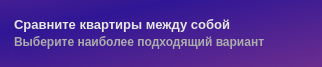
     <widget class="QFrame" name="apartment_comparison">
      <property name="geometry">
       <rect>
        <x>19</x>
        <y>450</y>
        <width>322</width>
        <height>67</height>
       </rect>
      </property>
      <property name="minimumSize">
       <size>
        <width>310</width>
        <height>67</height>
       </size>
      </property>
      <property name="maximumSize">
       <size>
        <width>335</width>
        <height>67</height>
       </size>
      </property>
      <property name="sizeIncrement">
       <size>
        <width>335</width>
        <height>67</height>
       </size>
      </property>
      <property name="baseSize">
       <size>
        <width>335</width>
        <height>57</height>
       </size>
      </property>
      <property name="styleSheet">
       <string notr="true">background-color: qlineargradient(spread:reflect, x1:0.256, y1:0.25, x2:0.966, y2:1, stop:0 rgba(47, 22, 148, 255), stop:1 rgba(106, 45, 143, 255));
border: none;
border-radius: 21px;</string>
      </property>
      <property name="frameShape">
       <enum>QFrame::StyledPanel</enum>
      </property>
      <property name="frameShadow">
       <enum>QFrame::Raised</enum>
      </property>
      <widget class="QPushButton" name="pushButton_2">
       <property name="geometry">
        <rect>
         <x>0</x>
         <y>0</y>
         <width>321</width>
         <height>67</height>
        </rect>
       </property>
       <property name="minimumSize">
        <size>
         <width>310</width>
         <height>67</height>
        </size>
       </property>
       <property name="maximumSize">
        <size>
         <width>321</width>
         <height>67</height>
        </size>
       </property>
       <property name="styleSheet">
        <string notr="true">QPushButton {
background-color: rgba(255, 255, 255, 0);
}

QPushButton:pressed {
background-color:rgba(255, 255, 255, 25)
}</string>
       </property>
       <property name="text">
        <string/>
       </property>
      </widget>
      <widget class="QWidget" name="layoutWidget_36">
       <property name="geometry">
        <rect>
         <x>14</x>
         <y>0</y>
         <width>305</width>
         <height>69</height>
        </rect>
       </property>
       <layout class="QHBoxLayout" name="horizontalLayout_6">
        <property name="spacing">
         <number>0</number>
        </property>
        <property name="leftMargin">
         <number>0</number>
        </property>
        <property name="topMargin">
         <number>12</number>
        </property>
        <property name="rightMargin">
         <number>7</number>
        </property>
        <property name="bottomMargin">
         <number>0</number>
        </property>
        <item>
         <layout class="QVBoxLayout" name="verticalLayout_9">
          <property name="spacing">
           <number>0</number>
          </property>
          <property name="leftMargin">
           <number>0</number>
          </property>
          <property name="topMargin">
           <number>4</number>
          </property>
          <property name="bottomMargin">
           <number>18</number>
          </property>
          <item>
           <widget class="QLabel" name="label_10">
            <property name="styleSheet">
             <string notr="true">background-color: rgba(255, 255, 255, 0);</string>
            </property>
            <property name="text">
             <string>&lt;html&gt;&lt;head/&gt;&lt;body&gt;&lt;p&gt;&lt;span style=&quot; font-size:10pt; font-weight:600; color:#e6e6e6;&quot;&gt;Сравните квартиры между собой&lt;/span&gt;&lt;/p&gt;&lt;/body&gt;&lt;/html&gt;</string>
            </property>
           </widget>
          </item>
          <item>
           <widget class="QLabel" name="label_11">
            <property name="styleSheet">
             <string notr="true">background-color: rgba(255, 255, 255, 0);</string>
            </property>
            <property name="text">
             <string>&lt;html&gt;&lt;head/&gt;&lt;body&gt;&lt;p&gt;&lt;span style=&quot; font-weight:600; color:#acacac;&quot;&gt;Выберите наиболее подходящий вариант&lt;/span&gt;&lt;/p&gt;&lt;/body&gt;&lt;/html&gt;</string>
            </property>
           </widget>
          </item>
         </layout>
        </item>
        <item>
         <widget class="QLabel" name="label_15">
          <property name="maximumSize">
           <size>
            <width>50</width>
            <height>56</height>
           </size>
          </property>
          <property name="styleSheet">
           <string notr="true">background-color: rgba(255, 255, 255, 0);</string>
          </property>
          <property name="text">
           <string/>
          </property>
          <property name="pixmap">
           <pixmap>E:/4-2/Icons/Group2.png</pixmap>
          </property>
          <property name="scaledContents">
           <bool>true</bool>
          </property>
         </widget>
        </item>
       </layout>
      </widget>
      <zorder>layoutWidget_36</zorder>
      <zorder>pushButton_2</zorder>
     </widget>
